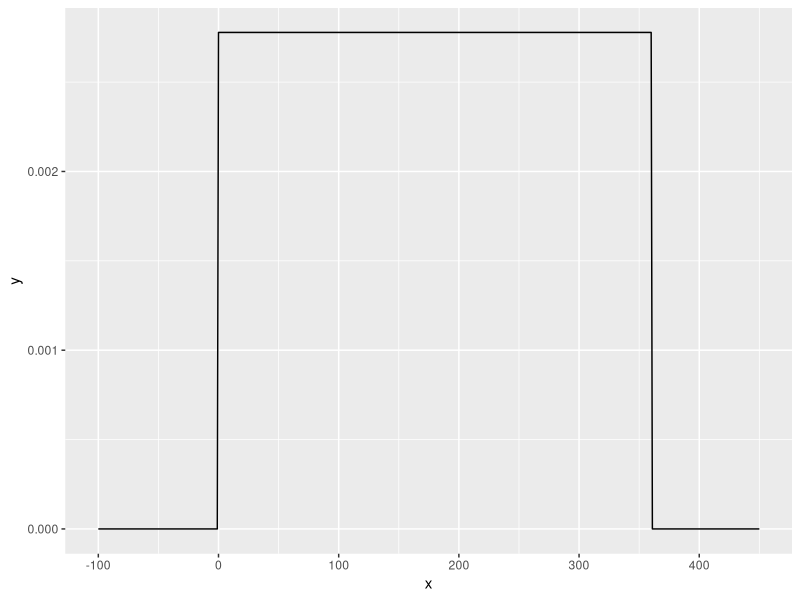
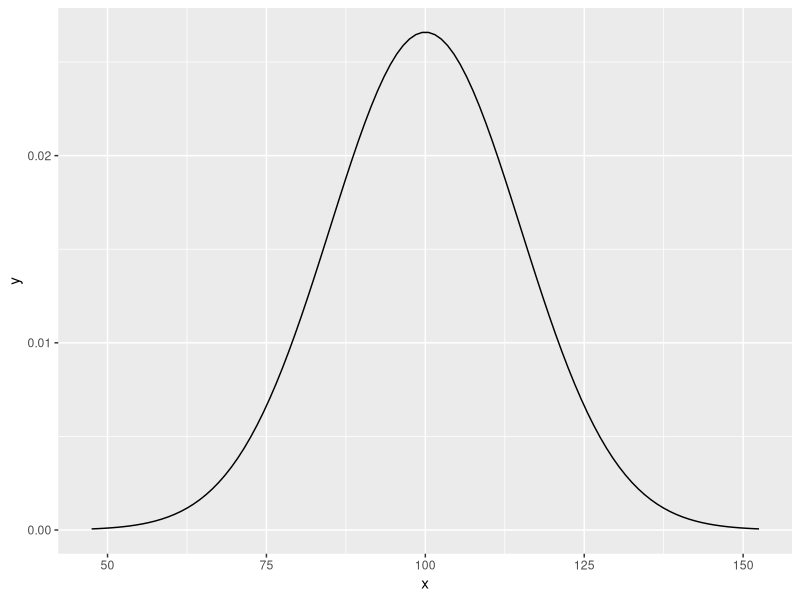

Source code (R) for these figures, in order:
library(tidyverse)
# Plot of pdf of U(0,360)
a = 0
b = 360
x = -100:450
y = dunif(x,a,b)
qplot(x,y,geom="line")

# If X~U(0,360), find P(45<=X<=90)
punif(315,0,360)-punif(45,0,360)

# Normal distribution in R
mu = 100
sigma = 15
x = (mu-3.5*sigma):(mu+3.5*sigma)
y = dnorm(x,mu,sigma)
qplot(x,y,geom="line")

pnorm(140,mu,sigma)-pnorm(120,mu,sigma)

qnorm(0.99,mu,sigma)